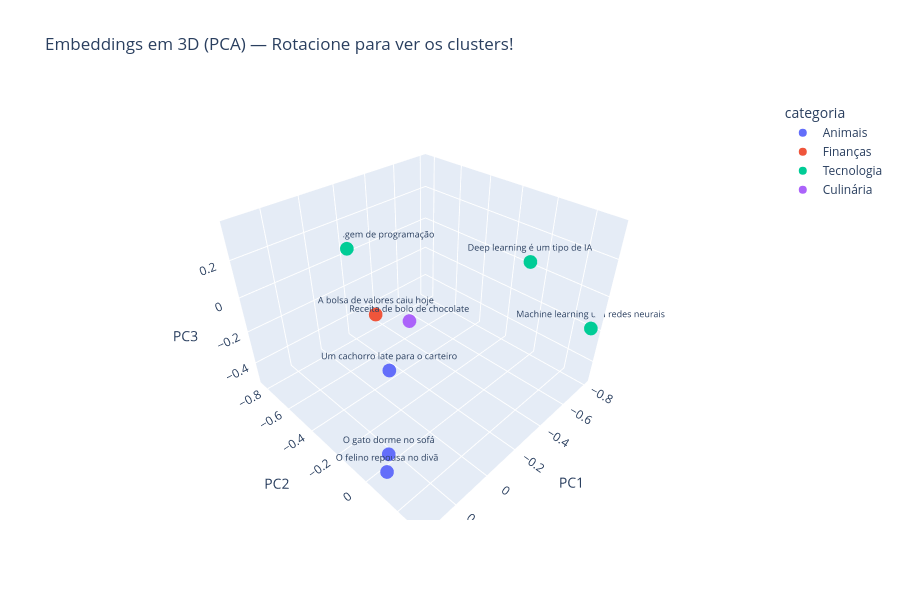

Notebook code cell kept with this figure:
### Markdown cell above
## 1.4 Visualização 3D interativa com Plotly

### Code cell
import plotly.express as px
from sklearn.decomposition import PCA

pca3 = PCA(n_components=3)
emb_3d = pca3.fit_transform(embeddings)

df_3d = pd.DataFrame({
    "PC1": emb_3d[:, 0],
    "PC2": emb_3d[:, 1],
    "PC3": emb_3d[:, 2],
    "texto": frases,
    "categoria": categorias,
})

fig = px.scatter_3d(
    df_3d, x='PC1', y='PC2', z='PC3',
    color='categoria',
    text='texto',
    title='Embeddings em 3D (PCA) — Rotacione para ver os clusters!',
    width=900, height=600,
)

fig.update_traces(textposition='top center', textfont_size=9, marker_size=8)
fig.show()

### Figure 1 — Plotly figure (JSON) as saved in the notebook; plotly's stock layout.template omitted (floating-point values rounded to 4 significant figures)
{"data": [{"hovertemplate": "categoria=Animais<br>PC1=%{x}<br>PC2=%{y}<br>PC3=%{z}<br>texto=%{text}<extra></extra>", "legendgroup": "Animais", "marker": {"color": "#636efa", "size": 8, "symbol": "circle"}, "mode": "markers+text", "name": "Animais", "scene": "scene", "showlegend": true, "text": ["O gato dorme no sofá", "O felino repousa no divã", "Um cachorro late para o carteiro"], "textfont": {"size": 9}, "textposition": "top center", "type": "scatter3d", "x": [0.2375, 0.3525, 0.3215], "y": [-0.02446, 0.1004, 0.1122], "z": [-0.5083, -0.4081, 0.1318]}, {"hovertemplate": "categoria=Finanças<br>PC1=%{x}<br>PC2=%{y}<br>PC3=%{z}<br>texto=%{text}<extra></extra>", "legendgroup": "Finanças", "marker": {"color": "#EF553B", "size": 8, "symbol": "circle"}, "mode": "markers+text", "name": "Finanças", "scene": "scene", "showlegend": true, "text": ["A bolsa de valores caiu hoje"], "textfont": {"size": 9}, "textposition": "top center", "type": "scatter3d", "x": [0.2994], "y": [0.02946], "z": [0.3179]}, {"hovertemplate": "categoria=Tecnologia<br>PC1=%{x}<br>PC2=%{y}<br>PC3=%{z}<br>texto=%{text}<extra></extra>", "legendgroup": "Tecnologia", "marker": {"color": "#00cc96", "size": 8, "symbol": "circle"}, "mode": "markers+text", "name": "Tecnologia", "scene": "scene", "showlegend": true, "text": ["Machine learning usa redes neurais", "Deep learning é um tipo de IA", "Python é uma linguagem de programação"], "textfont": {"size": 9}, "textposition": "top center", "type": "scatter3d", "x": [-0.8055, -0.4722, -0.2186], "y": [0.3097, 0.1252, -0.8341], "z": [-0.186, 0.2481, 0.04183]}, {"hovertemplate": "categoria=Culinária<br>PC1=%{x}<br>PC2=%{y}<br>PC3=%{z}<br>texto=%{text}<extra></extra>", "legendgroup": "Culinária", "marker": {"color": "#ab63fa", "size": 8, "symbol": "circle"}, "mode": "markers+text", "name": "Culinária", "scene": "scene", "showlegend": true, "text": ["Receita de bolo de chocolate"], "textfont": {"size": 9}, "textposition": "top center", "type": "scatter3d", "x": [0.2854], "y": [0.1815], "z": [0.3627]}], "layout": {"height": 600, "legend": {"title": {"text": "categoria"}, "tracegroupgap": 0}, "scene": {"domain": {"x": [0.0, 1.0], "y": [0.0, 1.0]}, "xaxis": {"title": {"text": "PC1"}}, "yaxis": {"title": {"text": "PC2"}}, "zaxis": {"title": {"text": "PC3"}}}, "title": {"text": "Embeddings em 3D (PCA) — Rotacione para ver os clusters!"}, "width": 900}}
